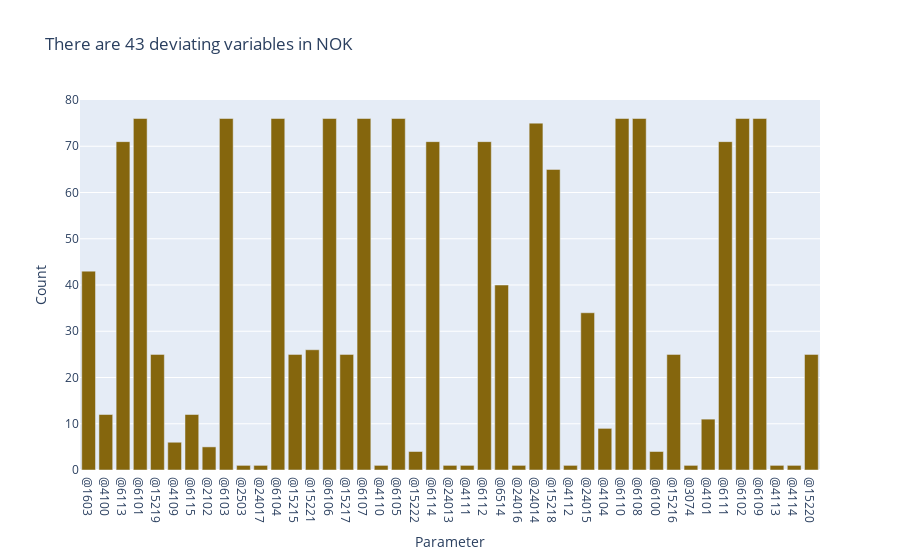

Write notebook code for a chart like this one.
### Code cell
list_limit_NOK = []
df_tol_count_NOK = pd.DataFrame(columns=['Parameter','Count'])
for i in range(NOK_data.shape[0]):
    l4 = ast.literal_eval(NOK_data['tol_limit_variables'][i])
    for item in l4:
        list_limit_NOK.append(item)
unique_tol_NOK = list(set(list_limit_NOK))
for param in unique_tol_NOK:
    c4 = list_limit_NOK.count(param)
    df_tol_count_NOK = df_tol_count_NOK.append({'Parameter': param,'Count':c4},ignore_index=True)

fig = px.bar(df_tol_count_NOK, x="Parameter",y='Count',color_discrete_sequence=["#85660D"],title="There are {} deviating variables in NOK".format(len(unique_tol_NOK)))
fig.show()

### Figure 1 — Plotly figure (JSON) as saved in the notebook; plotly's stock layout.template omitted (floating-point values rounded to 4 significant figures)
{"data": [{"alignmentgroup": "True", "hovertemplate": "Parameter=%{x}<br>Count=%{y}<extra></extra>", "legendgroup": "", "marker": {"color": "#85660D", "pattern": {"shape": ""}}, "name": "", "offsetgroup": "", "orientation": "v", "showlegend": false, "textposition": "auto", "type": "bar", "x": ["@1603", "@4100", "@6113", "@6101", "@15219", "@4109", "@6115", "@2102", "@6103", "@2503", "@24017", "@6104", "@15215", "@15221", "@6106", "@15217", "@6107", "@4110", "@6105", "@15222", "@6114", "@24013", "@4111", "@6112", "@6514", "@24016", "@24014", "@15218", "@4112", "@24015", "@4104", "@6110", "@6108", "@6100", "@15216", "@3074", "@4101", "@6111", "@6102", "@6109", "@4113", "@4114", "@15220"], "xaxis": "x", "y": [43, 12, 71, 76, 25, 6, 12, 5, 76, 1, 1, 76, 25, 26, 76, 25, 76, 1, 76, 4, 71, 1, 1, 71, 40, 1, 75, 65, 1, 34, 9, 76, 76, 4, 25, 1, 11, 71, 76, 76, 1, 1, 25], "yaxis": "y"}], "layout": {"barmode": "relative", "legend": {"tracegroupgap": 0}, "title": {"text": "There are 43 deviating variables in NOK"}, "xaxis": {"anchor": "y", "domain": [0, 1], "title": {"text": "Parameter"}}, "yaxis": {"anchor": "x", "domain": [0, 1], "title": {"text": "Count"}}}}
